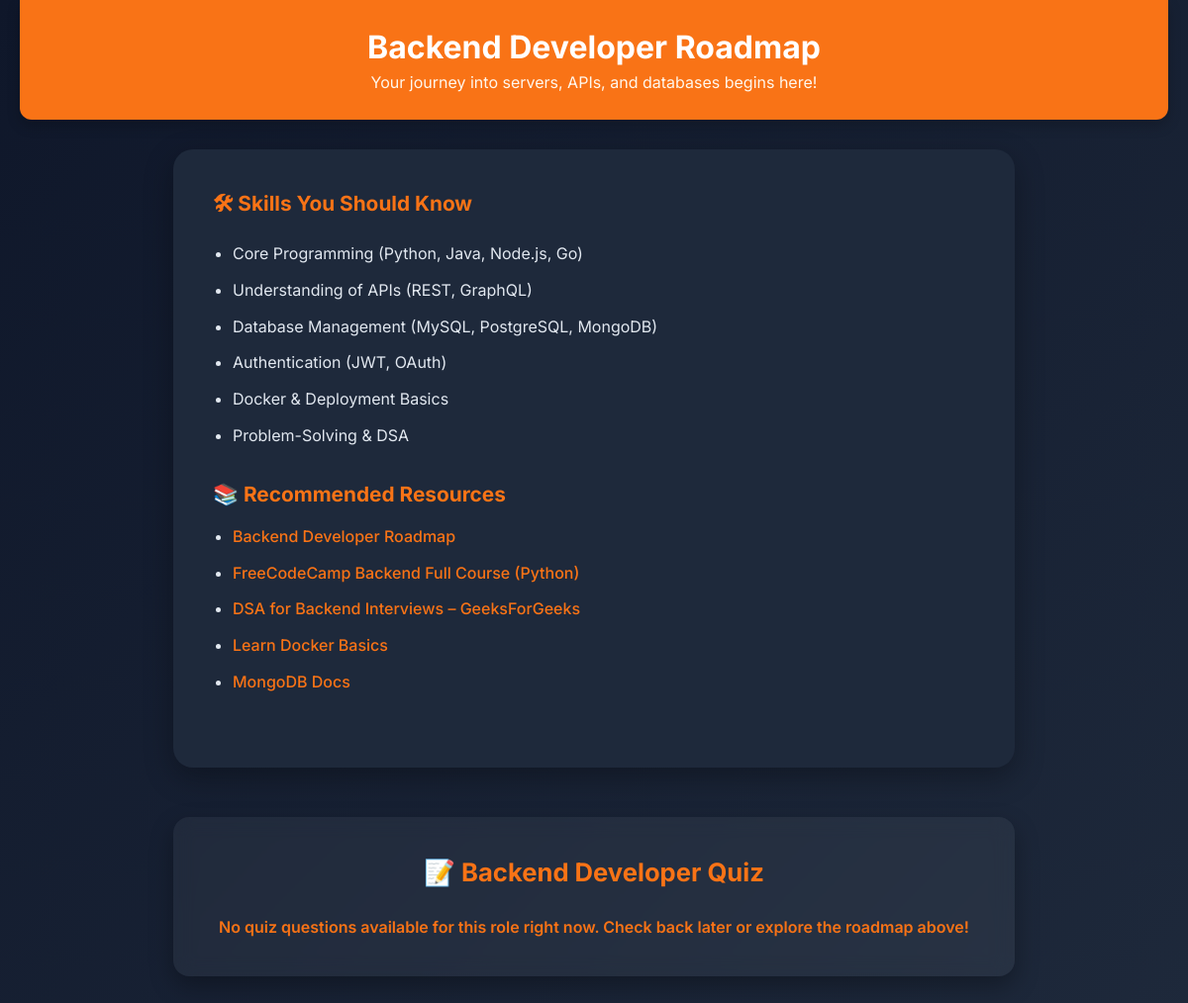
Before: /quiz/?role=5 with the older database file.
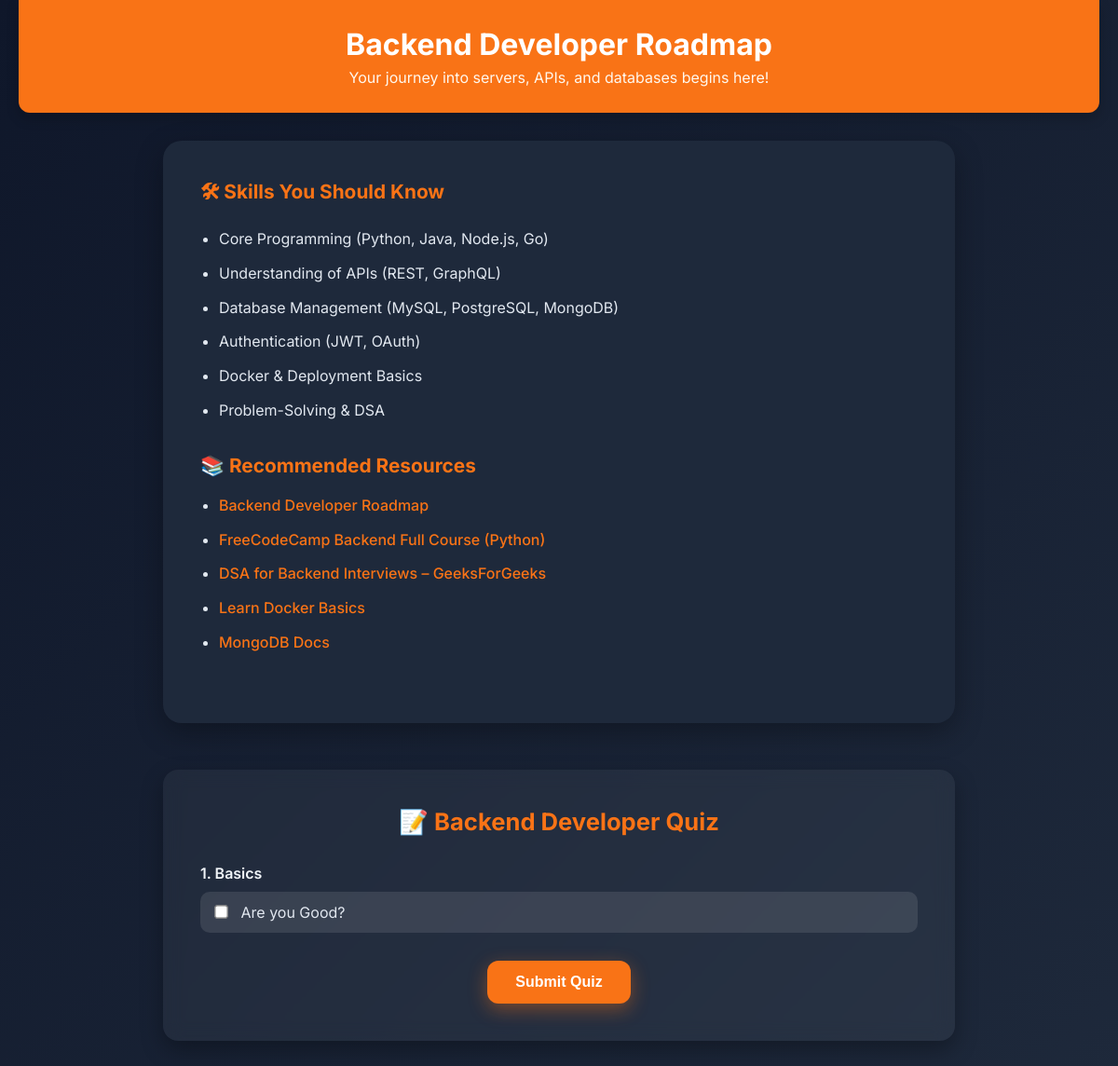
After: the same page with the newer database file.
### Role/models.py (models this page shows, shortened)
class Question(models.Model):
    role = models.ForeignKey(
        Role,
        on_delete=models.CASCADE,
        related_name='questions'
    )
    text = models.TextField(
        help_text="Enter the quiz question text"
    )

class Option(models.Model):
    question = models.ForeignKey(
        Question,
        on_delete=models.CASCADE,
        related_name='options'
    )
    text = models.CharField(
        max_length=200,
        help_text="Enter the option text"
    )
    is_correct = models.BooleanField(
        default=False,
        help_text="Mark true if this is a correct answer"
    )

### Role/views.py (the view)
# urls.py: path('quiz/', views.start_quiz, name='start_quiz'),
def start_quiz(request):
    role_id = request.GET.get('role')
    if not role_id:
        roles = Role.objects.all()
        return render(request, 'Role/role_selection.html', {
            'error': 'Please select a role first.',
            'roles': roles,
        })
    role = get_object_or_404(Role, id=role_id)
    questions = Question.objects.filter(role=role).prefetch_related('options')
    return render(request, 'Role/role_with_quiz.html', {
        'role': role,
        'questions': questions,
    })

### Role/templates/Role/role_with_quiz.html (shortened to what this page needs)
<!DOCTYPE html>
<html lang="en">
<head>
</head>
<body>
  <header>
    <h1>{{ role.name }} Roadmap</h1>
    <p>
      {% if role.name == "Backend Developer" %}
         Your journey into servers, APIs, and databases begins here!
      {% elif role.name == "Frontend Developer" %}
         Build stunning interfaces and responsive websites.
      {% elif role.name == "Data Scientist" %}
         Decode data, train models, and predict the future.
      {% else %}
         Start your specialist journey here!
      {% endif %}
    </p>
  </header>
  <div class="container">
    <h2>🛠 Skills You Should Know</h2>
    <ul>
      {% if role.name == "Backend Developer" %}
        <li>Core Programming (Python, Java, Node.js, Go)</li>
        <li>Understanding of APIs (REST, GraphQL)</li>
        <li>Database Management (MySQL, PostgreSQL, MongoDB)</li>
        <li>Authentication (JWT, OAuth)</li>
        <li>Docker &amp; Deployment Basics</li>
        <li>Problem-Solving &amp; DSA</li>
      {% elif role.name == "Aptitude" %}
        <li>Numerical Reasoning</li>
        <li>Logical Thinking</li>
        <li>Analytical Skills</li>
        <li>Quick Calculations</li>
        <li>Puzzle Solving</li>
      {% elif role.name == "Data Scientist" %}
        <li>Python, Pandas, NumPy</li>
        <li>Machine Learning &amp; Statistics</li>
        <li>SQL &amp; Data Visualization</li>
        <li>Scikit-learn</li>
        <li>Data Wrangling</li>
      {% elif role.name == "Cloud Engineer" %}
        <li>AWS, Azure, GCP skills</li>
        <li>DevOps tools &amp; IAC (Terraform, CloudFormation)</li>
        <li>Cloud Security</li>
        <li>Monitoring &amp; Logging</li>
      {% else %}
        <li>General Problem-Solving</li>
      {% endif %}
    </ul>
    <div class="resources">
      <h2>📚 Recommended Resources</h2>
      <ul>
        {% if role.name == "Backend Developer" %}
          <li><a href="https://roadmap.sh/backend" target="_blank">Backend Developer Roadmap</a></li>
          <li><a href="https://www.youtube.com/watch?v=ldYcgPKEZC8" target="_blank">FreeCodeCamp Backend Full Course (Python)</a></li>
          <li><a href="https://www.geeksforgeeks.org/fundamentals-of-algorithms/" target="_blank">DSA for Backend Interviews – GeeksForGeeks</a></li>
          <li><a href="https://hub.docker.com/" target="_blank">Learn Docker Basics</a></li>
          <li><a href="https://www.mongodb.com/docs/manual/" target="_blank">MongoDB Docs</a></li>
        {% endif %}
      </ul>
    </div>
  </div>
  <div class="quiz-container">
    <h2>📝 {{ role.name }} Quiz</h2>
    {% if questions and questions.count %}
      <form method="post" action="{% url 'submit_quiz' %}">
        {% for question in questions %}
          <div class="question">
            <p>{{ forloop.counter }}. {{ question.text }}</p>
            <div class="options">
              {% for option in question.options.all %}
                <label>
                  <input type="checkbox" name="q{{ question.id }}" value="{{ option.id }}">
                  {{ option.text }}
                </label>
              {% endfor %}
            </div>
          </div>
        {% endfor %}
        <button type="submit" class="submit-btn">Submit Quiz</button>
      </form>
    {% else %}
      <p style="text-align:center; color: var(--primary); font-weight: 600; margin-top: 30px;">
        No quiz questions available for this role right now. Check back later or explore the roadmap above!
      </p>
    {% endif %}
  </div>
</body>
</html>

Changed rows visible on the page:
added Question: text "Basics"
added Option: text "Are you Good?"
Other visible differences:
text no longer shown: "No quiz questions available for this role right now. Check back later or explore the roadmap above!"
text now shown: "Submit Quiz"
